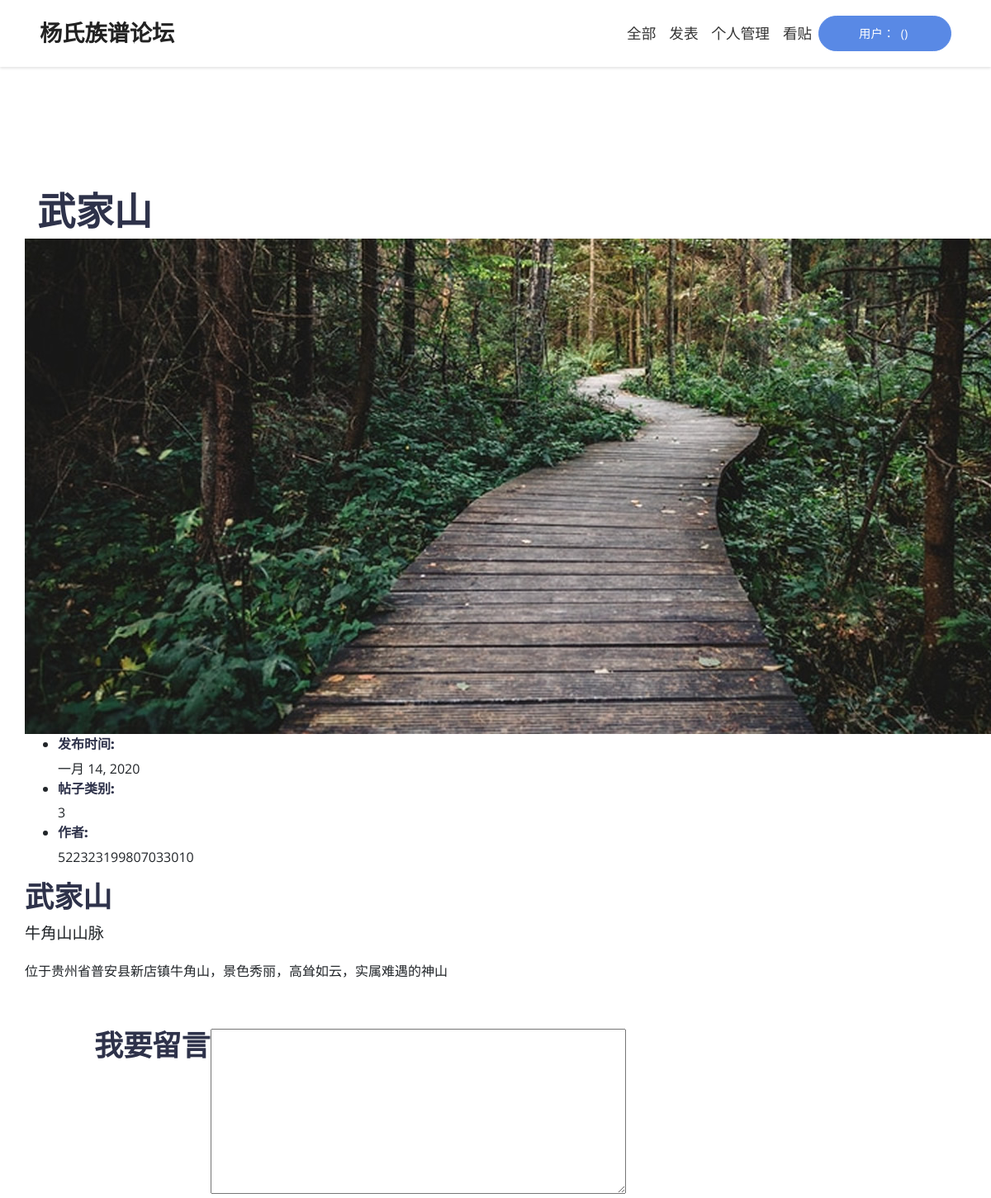
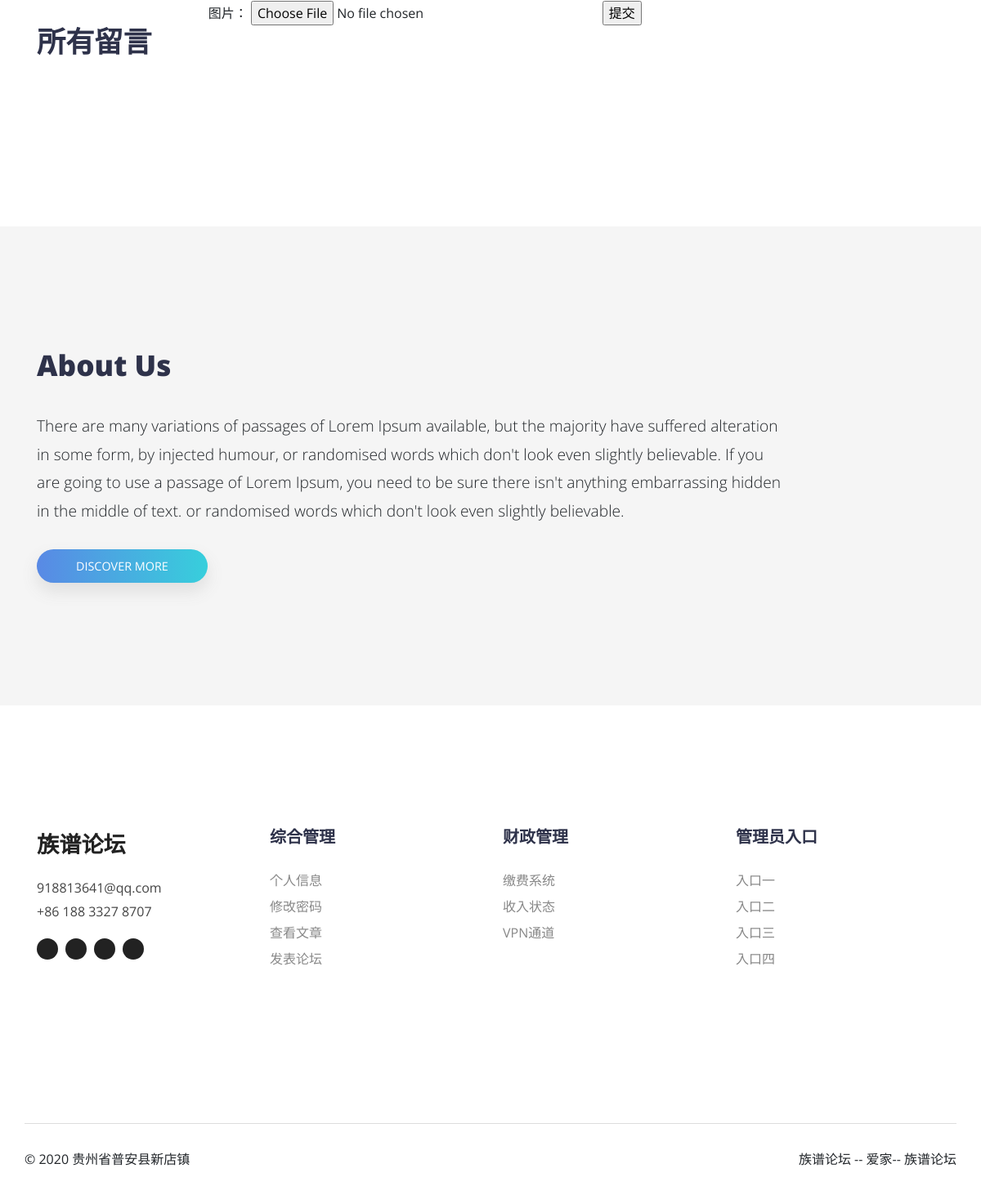
Screenshot of /single/2/ (signed in) with the database file from the repository (2 pictures, top to bottom).
### web_app/models.py (models this page shows, shortened)
class Topic(models.Model):
    t_uid = models.CharField(verbose_name='帖子所属用户id', max_length=18)
    t_kind = models.CharField(verbose_name='类别', max_length=32)
    create_time = models.DateField(verbose_name='创建时间', auto_now_add=True)
    t_photo = models.CharField(verbose_name='帖子图片', max_length=128, null=True)
    t_content = models.CharField(verbose_name='帖子正文', max_length=3000)
    t_title = models.CharField(verbose_name='帖子标题', max_length=64)
    t_introduce = models.CharField(verbose_name='帖子简介', max_length=256)
    recommend = models.BooleanField(verbose_name='是否推荐', default=False)
    class Meta:
        verbose_name = '帖子表'
        verbose_name_plural = '帖子表'
    pass

### web_app/views.py (the view, shortened to what this page needs)
# urls.py: url(r'^single/(?P<tid>\d+)/', views.single),
def single(request, tid):
    if request.method == 'GET':
        try:
            topic = models.Topic.objects.get(id=tid)
        except Exception as e:
            return redirect('/home')
        t_time = topic.create_time
        t_kind = topic.t_kind
        t_title = topic.t_title
        t_content = topic.t_content
        t_photo = topic.t_photo
        t_uid = topic.t_uid
        t_introduce = topic.t_introduce
        uid = request.session['uid']
        admin_uid = request.session.get('admin_uid')
        response = {
            'tid': tid,
            't_uid': t_uid,
            't_time': t_time,
            't_kind': t_kind,
            't_title': t_title,
            't_content': t_content,
            't_photo': t_photo,
            't_introduce': t_introduce,
            'uid': uid,
            'admin_uid': admin_uid,
        }
        replys = models.Reply.objects.filter(r_tid=tid)
        reply_list = []
        response['reply_list'] = reply_list
        return render(request, 'web/single.html', response)

### templates/web/single.html (shortened to what this page needs)
{% extends 'web/home.html' %}
{% block content %}
    <section id="features" class="features">
      <div class="container">
      <h1>{{ t_title }}</h1>
		<div class="container">
    <div class="row">
        <div class="span12 gallery-single">
            <div class="row" style="margin-bottom: 0">
                <div class="span6">
                    <img src="{{ t_photo }}" class="align-left thumbnail" alt="image">
                    <ul class="project-info">
                        <li><h6>发布时间:</h6> {{ t_time }}</li>
                        <li><h6>帖子类别:</h6> {{ t_kind }}</li>
                        <li><h6>作者:</h6> {{ t_uid }}</li>
                    </ul>
                </div>
                <div class="span6">
                    <h2>{{ t_title }}</h2>
                    <p class="lead">{{ t_introduce }}</p>
                    <p>{{ t_content }}</p>
                </div>
            </div>
        </div>
    </div>
    <div class="row" style="width: 90%;margin: 0 auto;">
        <h2>我要留言</h2>
        <form action="/single/{{ tid }}/" method="post" enctype="multipart/form-data">
            <div style="margin: 0 auto;">
                <textarea style="width: 95%;height: 200px;" cols="62" rows="20" name="r_content"></textarea>
            </div>
            图片：
            <input type="file" name="r_photo">
            <input type="submit" value="提交" style="float: right;">
        </form>
    </div>
    <div class="row">
        <h2>所有留言</h2>
        <div class="span12 gallery-single">
            <div class="row">
                <div class="span6" style="width: 100%;">
                </div>
            </div>
        </div>
    </div>
</div>
      </div>
    </section>
{% endblock %}

### static/css/style.default.css (style rules this page uses)
body { padding-top: 80px; position: relative; overflow-x: hidden; }
section { padding: 150px 0; overflow: hidden; }
p { line-height: 1.7rem; }
section.features .row { margin-bottom: 40px; }
body { font-family: "Open Sans", sans-serif; font-size: 1rem; font-weight: normal; line-height: 1.5; color: #212529; background-color: #fff; }
h1, h2, h3, h4, h5, h6, .h1, .h2, .h3, .h4, .h5, .h6 { margin-bottom: 0.5rem; font-family: inherit; font-weight: 800; line-height: 1.1; color: #2e324a; }
h1, .h1 { font-size: 2.9rem; }
h2, .h2 { font-size: 2.2rem; }
h6, .h6 { font-size: 1rem; }
.lead { font-size: 1.2rem; font-weight: 300; line-height: 1.8em; }

### rows the page displays
Topic: t_title "武家山", t_photo (picture), create_time "一月 14, 2020", t_uid "522323199807033010", t_introduce "牛角山山脉", t_content "位于贵州省普安县新店镇牛角山，景色秀丽，高耸如云，实属难遇的神山"

### other values shown
{{ t_kind }} "3"
